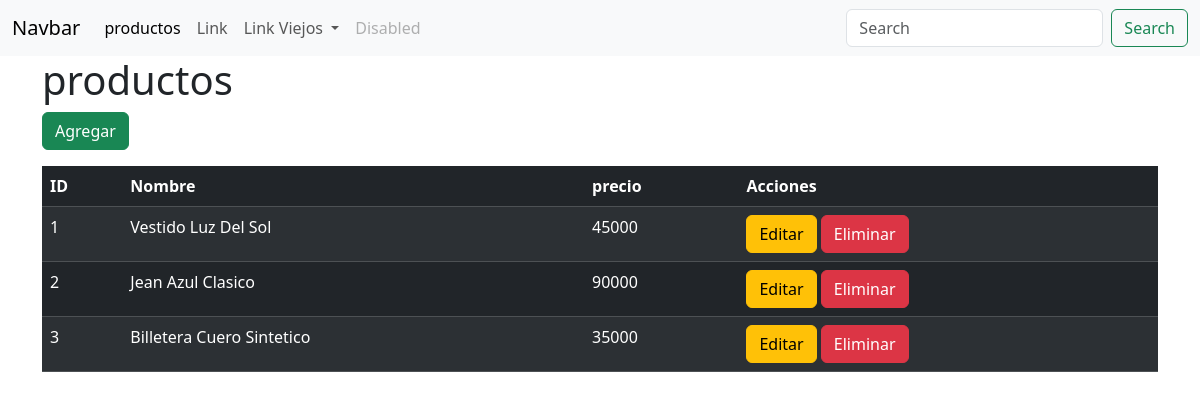
Before: /productos/ with the older database file.
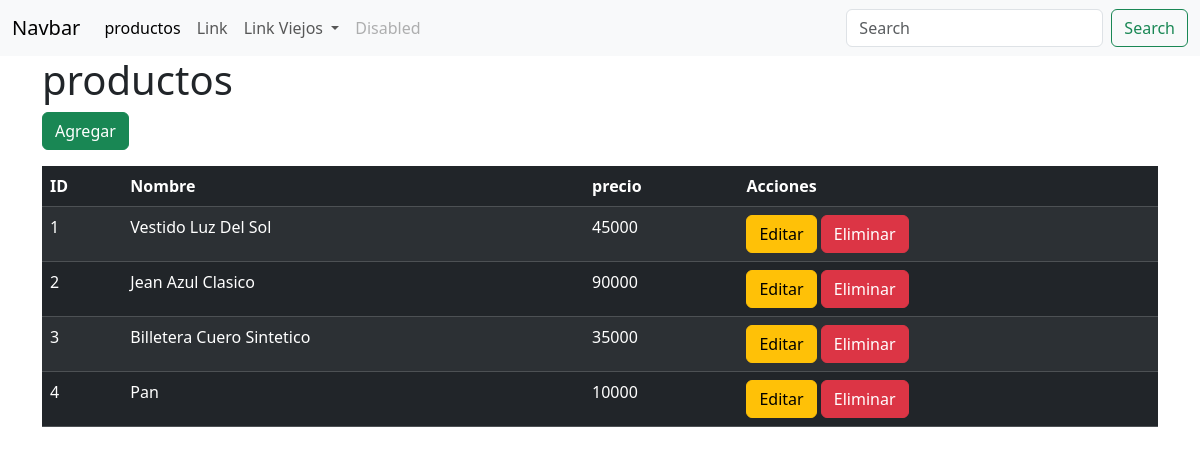
After: the same page with the newer database file.
### tienda/models.py (models this page shows, shortened)
class Producto(models.Model):
    cod = models.IntegerField(unique=True)
    nombre = models.CharField(max_length=254)
    precio = models.IntegerField()
    stock = models.IntegerField()
    CATEGORIAS = (
        (0, ""),
        (1, "Ropa"),
        (2, "Comida"),
        (3, "Electrodomesticos"),
    )
    categoria = models.IntegerField(choices=CATEGORIAS, default=0, null=True, blank=True)

### tienda/views.py (the view)
# urls.py: path("productos/", views.productos, name="productos"),
def productos(request):
    q = Producto.objects.all()
    contexto = {
        "data": q
        }
    return render(request, "productos/listar_productos.html", contexto)

### tienda/templates/productos/listar_productos.html (shortened to what this page needs)
{% extends 'base.html' %}
{% block contenido %}
    <h1>productos</h1>
    <a href="{% url 'agregar_producto' %}" class="btn btn-success mb-3">Agregar</a>
    <table class="table table-dark table-striped">
        <thead>
            <tr>
                <th>ID</th>
                <th>Nombre</th>
                <th>precio</th>
                <th>Acciones</th>
            </tr>
        </thead>
        <tbody>
            {% for i in data %}
                <tr>
                    <td>{{ i.id }}</td>
                    <td>{{ i.nombre }}</td>
                    <td>{{ i.precio }}</td>
                    <td>
                        <a href="{% url 'editar_producto' i.id %}" class="btn btn-warning">Editar</a>
                        <a href="{% url 'eliminar_producto' i.id %}" class="btn btn-danger">Eliminar</a>
                    </td>
                </tr>
            {% endfor %}
        </tbody>
    </table>
{% endblock %}

Changed rows visible on the page:
added Producto: id "4", nombre "Pan", precio "10000"
